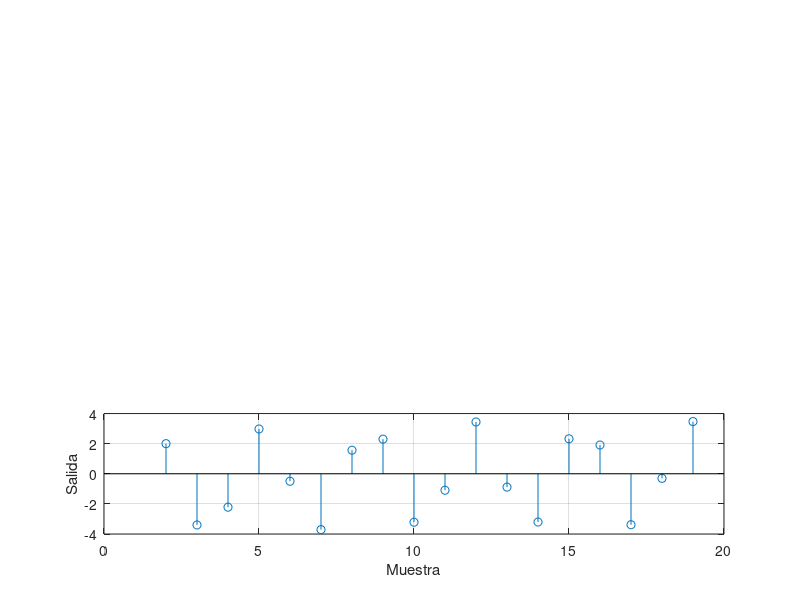

The MATLAB source for this figure:
%Mismo ejercicio que el archivo de 'segundo_filtro' con la excepción de que
%no hay condiciones iniciales

y = zeros(1,20) %Vector para guardar y
y = [0 0 y] %Sin condiciones
n = [0:1:19] %Vector con los 20 valores de n
x = (0.8).^n %Senial x
x = [0 0 x] %Sin condiciones 
%Calculando resultados con un bucle for
for n=3:20
    y(n) = 2*x(n)-4*x(n-1)-0.5*y(n-1)-y(n-2)
end

n = [0:1:19] %Vector con los 20 valores de n
subplot (3, 1, 3)
stem (n(3:20), y(3:20))
grid
ylabel ('Salida')
xlabel ('Muestra') %Salida de Y